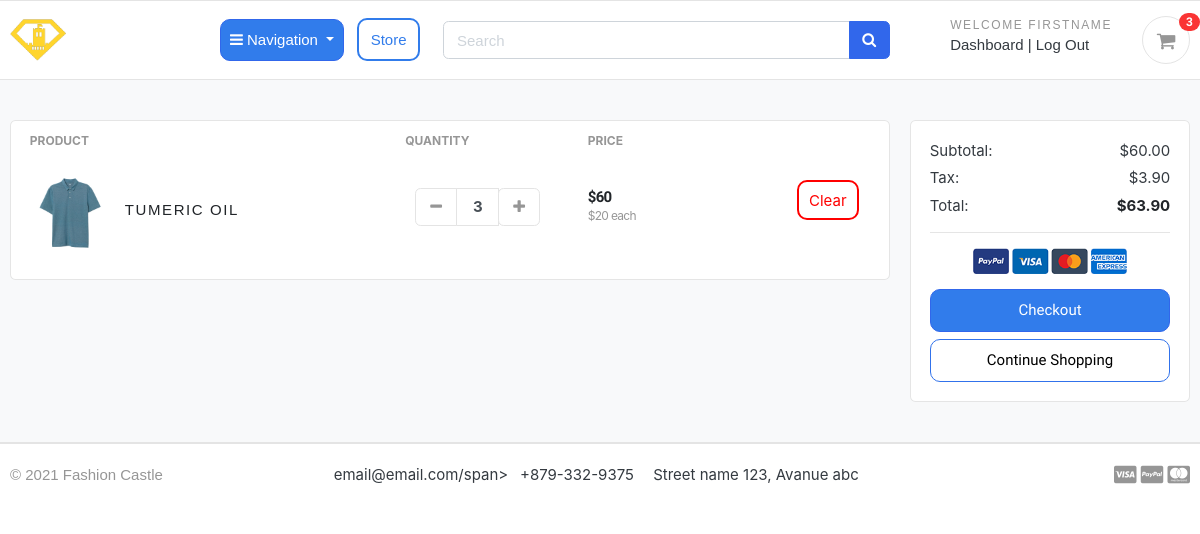
Before: /cart/ (signed in) with the older database file.
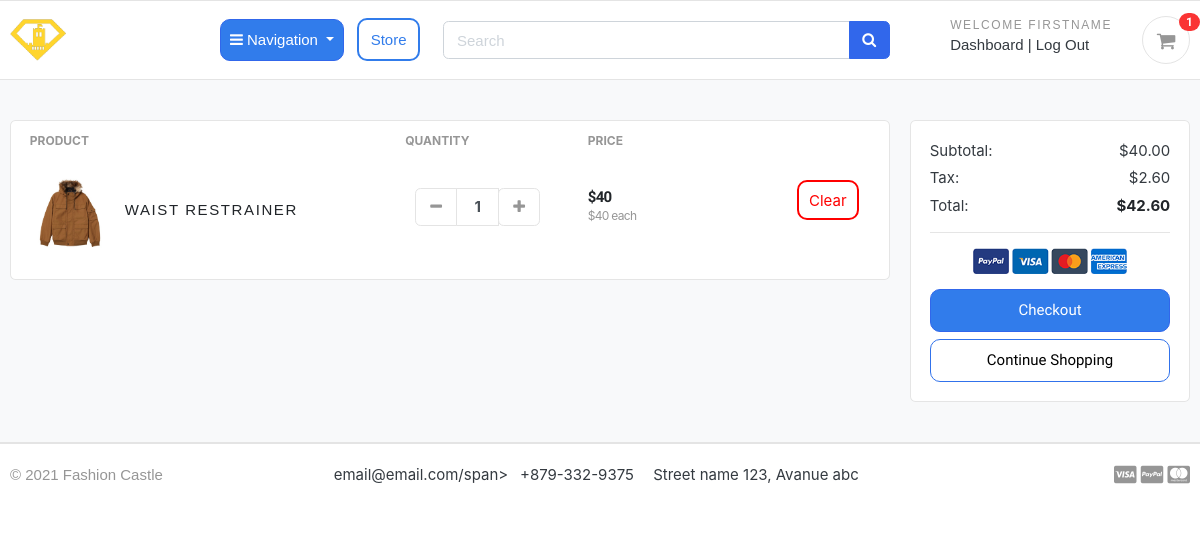
After: the same page with the newer database file.
### carts/models.py (models this page shows, shortened)
class CartItem(models.Model):
    user = models.ForeignKey(Account, on_delete=models.CASCADE, null=True)
    product = models.ForeignKey(Product, on_delete=models.CASCADE)
    variations = models.ManyToManyField(Variation, blank=True)
    cart = models.ForeignKey(Cart, on_delete=models.CASCADE, null=True)
    quantity = models.IntegerField()
    is_active = models.BooleanField(default=True)
    def sub_total(self):
        return self.product.price * self.quantity

### store/models.py (models this page shows, shortened)
class Product(models.Model):
    product_name    = models.CharField(max_length=200, unique=True)
    slug            = models.SlugField(max_length=250, unique=True)
    description     = models.TextField(max_length=500, blank=True)
    price           = models.IntegerField()
    images          = models.ImageField(upload_to='photos/products')
    stock           = models.IntegerField()
    is_available    = models.BooleanField(default=True)
    category        = models.ForeignKey(Category, on_delete=models.CASCADE)
    created_date    = models.DateTimeField(auto_now_add=True)
    modified_date   = models.DateTimeField(auto_now=True)
    def get_url(self):
        return reverse('product_detail', args=[self.category.slug, self.slug])

### carts/views.py (the view)
# urls.py: path('', views.cart, name='cart'),
def cart(request, total=0, quantity=0, cart_items=None):
    try:
        tax = 0
        grand_total = 0
        formatted_total = 0
        formatted_grand_total = 0
        formatted_tax = 0
        if request.user.is_authenticated:
            cart_items = CartItem.objects.filter(user=request.user, is_active=True)
        else:
            cart = Cart.objects.get(cart_id=_cart_id(request))
            cart_items = CartItem.objects.filter(cart=cart, is_active=True)
        for cart_item in  cart_items:
            total += (cart_item.product.price * cart_item.quantity)
            quantity += cart_item.quantity
        tax = (6.5 * total)/100
        formatted_tax = "{:.2f}".format(tax)
        grand_total = total + tax
        formatted_grand_total = "{:.2f}".format(grand_total)
        formatted_total = "{:.2f}".format(total)
    except ObjectDoesNotExist:
        pass #just ignore it
    context = {
        'total': formatted_total,
        'quantity': quantity,
        'cart_items': cart_items,
        'tax': formatted_tax,
        'grand_total': formatted_grand_total,
    }
    return render(request, 'store/cart.html', context)

### carts/context_processors.py (called while the page is built)
def counter(request):
    cart_count = 0
    if 'admin' in request.path:
        return {}
    else:
        try:
            cart = Cart.objects.filter(cart_id=_cart_id(request))
            if request.user.is_authenticated:
                cart_items = CartItem.objects.all().filter(user=request.user)
            else:
                cart_items = CartItem.objects.all().filter(cart=cart[:1])
            for cart_item in cart_items:
                cart_count += cart_item.quantity
        except Cart.DoesNotExist:
            cart_count = 0
    return dict(cart_count=cart_count)

### carts/views.py (called while the page is built)
def _cart_id(request):
    cart = request.session.session_key
    if not cart:
        cart = request.session.create()
    return cart

### category/context_processors.py (called while the page is built)
def menu_links(request):
    links = Category.objects.all()
    return dict(links=links)

### category/models.py (called while the page is built)
    def get_url(self):
            return reverse('products_by_category', args=[self.slug])

### templates/store/cart.html (shortened to what the changed rows need)
{% extends 'base.html' %}
{% load static %}
{% block content %}
<section class="section-content padding-y bg">
    <div class="container">
        {% if not cart_items %}
        <div class="shopping-container">
            <h2 class="text-center">You're shopping cart is empty :(</h2>
            <br>
                <a href="{% url 'store' %}" class="continue-shopping">Continue Shopping</a>
        </div>
        {% else %}
        <div class="row">
            <aside class="col-lg-9">
                <div class="card">
                    <table class="table table-borderless table-shopping-cart">
                        <thead class="text-muted">
                            <tr class="small text-uppercase">
                                <th scope="col">Product</th>
                                <th scope="col" width="120">Quantity</th>
                                <th scope="col" width="120">Price</th>
                                <th scope="col" class="text-right" width="200"></th>
                            </tr>
                        </thead>
                        <tbody>
                            {% for cart_item in cart_items %}
                            <tr style="padding-top: 250px;">
                                <td>
                                    <figure class="itemside align-items-center">
                                        <div class="aside">
                                            <img src="{{ cart_item.product.images.url }}" class="img-sm"></div>
                                        <figcaption class="info">
                                            <a href="{{ cart_item.product.get_url }}"
                                                class="title text-dark">{{ cart_item.product.product_name }}</a>
                                        </figcaption>
                                    </figure>
                                </td>
                                <td>
                                    <div class="col" style="padding-top: 15px;">
                                        <div class="input-group input-spinner">
                                            <div class="input-group-prepend">
                                                <a href="{% url 'remove_cart' cart_item.product.id cart_item.id %}"
                                                    class="btn btn-light" type="button" id="button-plus">
                                                    <i class="fa fa-minus"></i>
                                                </a>
                                            </div>
                                            <input type="text" class="form-control" value="{{ cart_item.quantity }}">
                                            <div class="input-group-append">
                                                <form action="{% url 'add_cart' cart_item.product.id %}" method="POST">
                                                    <button type="submit" class="btn btn-light" type="button"
                                                        id="button-minus">
                                                        <i class="fa fa-plus"></i>
                                                    </button>
                                                </form>
                                            </div>
                                        </div>
                                    </div>
                                </td>
                                <td>
                                    <div class="price-wrap " style="padding-top: 15px;">
                                        <var class="price">${{ cart_item.sub_total }}</var>
                                        <small class="text-muted">
                                            ${{ cart_item.product.price }}
                                            each
                                        </small>
                                        <td class="clear-container">
                                            <a href="{% url 'remove_cart_item' cart_item.product.id cart_item.id %}"
                                                onClick="return confirm('Are you sure you want to remove this item from your cart?')"
                                                class="clear" id="custom-btn-clear">
                                                Clear</a>
                                        </td>
                                    </div>
                                </td>
                            </tr>
                            {% endfor %}
                        </tbody>
                    </table>
                </div>
            </aside>
            <aside class="col-lg-3">
                <div class="card">
                    <div class="card-body">
                        <dl class="dlist-align">
                            <dt>Subtotal:</dt>
                            <dd class="text-right">${{ total }}</dd>
                        </dl>
                        <dl class="dlist-align">
                            <dt>Tax:</dt>
                            <dd class="text-right">
                                ${{ tax }}</dd>
                        </dl>
                        <dl class="dlist-align">
                            <dt>Total:</dt>
                            <dd class="text-right text-dark b">
                                <strong>${{ grand_total }}</strong>
                            </dd>
                        </dl>
                        <hr>
                        <p class="text-center mb-3">
                            <img src="{% static './images/misc/payments.png' %}" height="26"></p>
                        <a href="{% url 'checkout' %}" class="checkout btn-block">
                            Checkout
                        </a>
                        <a href="{% url 'store' %}" class="continue-shopping btn-block">Continue Shopping</a>
                    </div>
                </div>
            </aside>
        </div>
        {% endif %}
    </div>
</section>
{% endblock %}

### templates/includes/navbar.html (shortened to what this page needs)
{% load static %}
<header class="section-header">
    <section class="header-main border-bottom">
        <div class="container">
            <div class="row align-items-center">
                <div class="col-lg-2 col-md-3 col-6">
                    <a href="{% url 'home' %}" class="brand-wrap">
                        <img class="logo" src="{% static './images/custom-logo.png' %}">
                    </a>
                </div>
                <div class="col-lg-3 col-sm-6 col-8 order-2 order-lg-3">
                    <div class="d-flex justify-content-end mb-3 mb-lg-0">
                        {% if user.id is None %}
                            <div class="widget-header">
                                <small class="title text-muted">Welcome guest</small>
                                <div>
                                    <a href="{% url 'login' %}">Sign in</a>
                                    <span class="dark-transp">
                                        |
                                    </span>
                                    <a href="{% url 'register' %}">
                                        Register</a>
                                </div>
                            </div>
                        {% else %}
                            <div class="widget-header">
                                <small class="title text-muted">Welcome
                                    {{ user.first_name | capfirst }}</small>
                                <div>
                                    <a id="dashboard" href="{% url 'dashboard' %}">Dashboard</a>
                                    <span class="dark-transp">
                                        |
                                    </span>
                                    <a id="log-out" href="{% url 'logout' %}">Log Out</a>
                                </div>
                            </div>
                        {% endif %}
                        <a href="{% url 'cart' %}" class="widget-header cart-btn pl-3 ml-3">
                            <div class="icon icon-sm rounded-circle border">
                                <i class="fa fa-shopping-cart"></i>
                            </div>
                            <span class="badge badge-pill badge-primary notify">{{ cart_count }}</span>
                        </a>
                    </div>
                    </div>
                <div class="store-button">
                    <button type="button" class="categories btn btn-primary dropdown-toggle" type="button"
                    id="dropdownMenuButton"
                    data-mdb-toggle="dropdown"
                    aria-expanded="false" data-toggle="dropdown">
                        <i class="fa fa-bars"></i>
                        Navigation
                    </button>
                </div>
                <div class="store-parent">
                <a href="{% url 'store' %}" class="store" text-align="center" id="custom-btn-store">Store</a>
            </div>
                <div class="col-lg  col-md-6 col-sm-12 col-xs-12">
                    <form action="{% url 'search' %}" class="search">
                        <div class="input-group w-100">
                            <input type="text" class="form-control" style="width:60%;" placeholder="Search" name="keyword">
                                <div class="input-group-append">
                                    <button class="btn btn-primary" type="submit">
                                        <i class="fa fa-search fa-spin-hover"></i>
                                    </button>
                                </div>
                            </div>
                        </form>
                    </div>
                    </div>
                </div>
        </section>
    </header>

Changed rows visible on the page:
removed CartItem: product.images (picture), product.product_name "TUMERIC OIL", quantity "3", sub_total "60", product.price "20"
added CartItem: product.images (picture), product.product_name "WAIST RESTRAINER", quantity "1", sub_total "40", product.price "40"
Other visible differences:
{{ cart_count }}: "3" → "1"
{{ total }}: "60.00" → "40.00"
{{ tax }}: "3.90" → "2.60"
{{ grand_total }}: "63.90" → "42.60"
